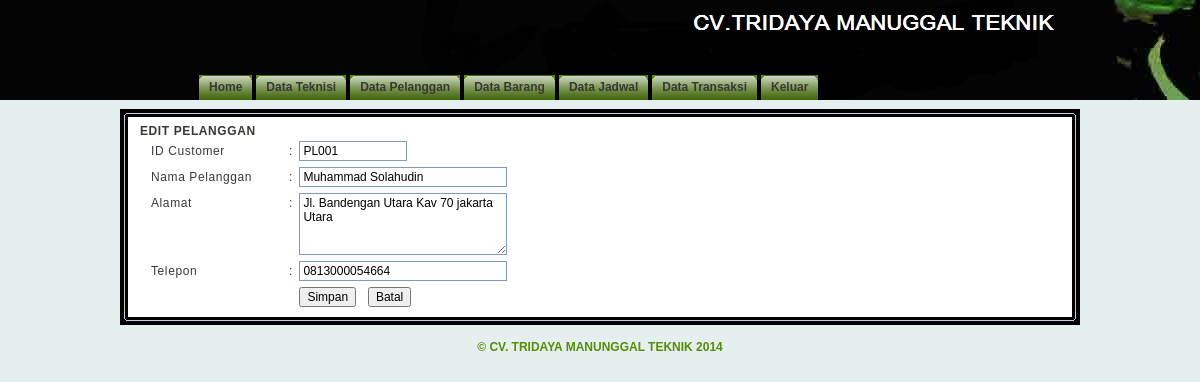
Page /admin.php?page=pelanggan_edit&aksi=edit&id_pelanggan=PL001 (signed in) on the committed database.
### tables this page shows
CREATE TABLE `pelanggan` (
  `id_pelanggan` varchar(5) NOT NULL,
  `nama` varchar(100) NOT NULL,
  `alamat` varchar(100) NOT NULL,
  `ktp` varchar(50) NOT NULL,
  `tempat_lahir` varchar(50) NOT NULL,
  `tanggal_lahir` date NOT NULL,
  `telepon` varchar(15) NOT NULL,
  PRIMARY KEY (`id_pelanggan`)
);

### include/class.php (called while the page is built, shortened)
<?php
class pelanggan {
    function bacadata($field, $id_pelanggan) {
        $query = mysql_query("SELECT * FROM pelanggan WHERE id_pelanggan = '$id_pelanggan'");
        $data = mysql_fetch_array($query);
        if ($field == 'id_pelanggan')
            return $data['id_pelanggan'];
        else if ($field == 'nama')
            return $data['nama'];
        else if ($field == 'alamat')
            return $data['alamat'];
        else if ($field == 'ktp')
            return $data['ktp'];
        else if ($field == 'tempat_lahir')
            return $data['tempat_lahir'];
        else if ($field == 'tanggal_lahir')
            return $data['tanggal_lahir'];
        else if ($field == 'telepon')
            return $data['telepon'];
    }
}
?>

### pelanggan_edit.php (the view, shortened to what this page needs)
<?php
include_once 'include/class.php';
$cust = new pelanggan();
if (isset($_GET['aksi'])) {
    if ($_GET['aksi'] == 'hapus') {
        $id = $_GET['id_pelanggan'];
        $cust->hapuscust($id);
    }
    else if ($_GET['aksi'] == 'edit') {
        $id = $_GET['id_pelanggan'];
        ?>
        <link rel="stylesheet" href="kalender/calendar.css" type="text/css">
        <b>EDIT PELANGGAN</b>
        <table width="100%"  border="0" cellspacing="0" cellpadding="3">
            <form name="pelanggan" action="?page=pelanggan_edit&aksi=update" method="post" onsubmit="return chekForm(this)">
                <tr>
                    <td width="15%"><div class="tabtxt">ID Customer</div></td>
                    <td width="2%"><div class="tabtxt">:</div></td>
                    <td width="83%">
                        <input name="id_pelanggan" style="width:100px" type="textfield" class="tfield" value="<?php echo $cust->bacadata('id_pelanggan', $id); ?>" readonly>
                    </td>
                </tr>
                <tr>
                    <td width="15%"><div class="tabtxt">Nama Pelanggan</div></td>
                    <td width="2%"><div class="tabtxt">:</div></td>
                    <td width="83%">
                        <input name="nama" style="width:200px" type="textfield" class="tfield" value="<?php echo $cust->bacadata('nama', $id); ?>">
                    </td>
                </tr>
                <tr>
                    <td valign="top"><div class="tabtxt">Alamat</div></td>
                    <td valign="top"><div class="tabtxt">:</div></td>
                    <td>
                        <textarea name="alamat" style="width:200px" class="tfield" rows="4"><?php echo $cust->bacadata('alamat', $id); ?></textarea>
                    </td>
                </tr>
                <tr>
                    <td><div class="tabtxt">Telepon</div></td>
                    <td><div class="tabtxt">:</div></td>
                    <td>
                        <input name="ktp" style="width:200px" type="textfield" class="tfield" value="<?php echo $cust->bacadata('ktp', $id); ?>">
                    </td>
                </tr>
                <tr>
                    <td colspan="2">&nbsp;</td>
                    <td>
                        <input name="submit" type="submit" class="button" value="Simpan">&nbsp;&nbsp;
                        <input type="button" class="button" value="Batal" onclick=self.history.back()>
                    </td>
                </tr>
            </form>
        </table>
        <?php
    } else if ($_GET['aksi'] == 'update') {
        $cust->updatecust($_POST['id_pelanggan'], $_POST['nama'], $_POST['alamat'], $_POST['ktp'], $_POST['tmpt_lahir'], tgl_ind_to_eng($_POST['tgl_lahir']), $_POST['telp']);
    }
}
?>

### css/style2.css (style rules this page uses)
html, body { margin: 0; padding: 0; background: #e5efef url(../images/header.jpg) top repeat-x; font: 12px Tahoma, Arial, "Trebuchet MS"; color: #3C3836; }
.rbox02 form { margin: 0; padding: 0; }
.tabtxt { padding: 3px 0 3px 8px; }
.tfield { background: #FFF; width: 120px; font-family: Tahoma, Arial, "Trebuchet MS"; font-size: 12px; font-weight: normal; padding: 2px 3px 2px 3px; border: 1px solid #7F9DB9; }
.button { font-size: 12px; }

### rows in the picture
pelanggan: id_pelanggan "PL001", nama "Muhammad Solahudin", alamat "Jl. Bandengan Utara Kav 70 jakarta Utara", ktp "0813000054664"
